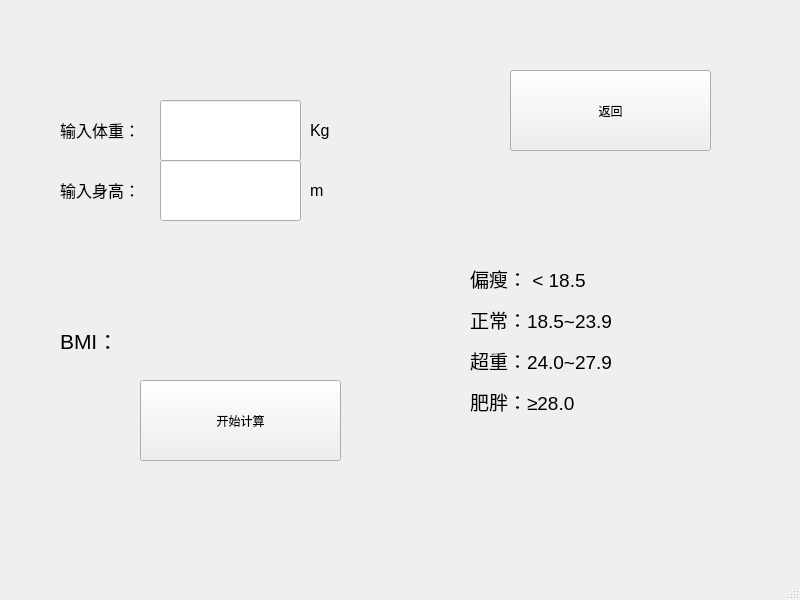
<?xml version="1.0" encoding="UTF-8"?>
<ui version="4.0">
 <class>BMI</class>
 <widget class="QMainWindow" name="BMI">
  <property name="geometry">
   <rect>
    <x>0</x>
    <y>0</y>
    <width>800</width>
    <height>600</height>
   </rect>
  </property>
  <property name="windowTitle">
   <string>MainWindow</string>
  </property>
  <widget class="QWidget" name="centralwidget">
   <widget class="QLabel" name="label">
    <property name="geometry">
     <rect>
      <x>60</x>
      <y>100</y>
      <width>101</width>
      <height>61</height>
     </rect>
    </property>
    <property name="text">
     <string>&lt;html&gt;&lt;head/&gt;&lt;body&gt;&lt;p&gt;&lt;span style=&quot; font-size:12pt;&quot;&gt;输入体重：&lt;/span&gt;&lt;/p&gt;&lt;/body&gt;&lt;/html&gt;</string>
    </property>
   </widget>
   <widget class="QLabel" name="label_2">
    <property name="geometry">
     <rect>
      <x>60</x>
      <y>160</y>
      <width>101</width>
      <height>61</height>
     </rect>
    </property>
    <property name="text">
     <string>&lt;html&gt;&lt;head/&gt;&lt;body&gt;&lt;p&gt;&lt;span style=&quot; font-size:12pt;&quot;&gt;输入身高：&lt;/span&gt;&lt;/p&gt;&lt;/body&gt;&lt;/html&gt;</string>
    </property>
   </widget>
   <widget class="QLineEdit" name="line_wei">
    <property name="geometry">
     <rect>
      <x>160</x>
      <y>100</y>
      <width>141</width>
      <height>61</height>
     </rect>
    </property>
    <property name="styleSheet">
     <string notr="true">font: 14pt &quot;Microsoft YaHei UI&quot;;</string>
    </property>
   </widget>
   <widget class="QLineEdit" name="line_hei">
    <property name="geometry">
     <rect>
      <x>160</x>
      <y>160</y>
      <width>141</width>
      <height>61</height>
     </rect>
    </property>
    <property name="styleSheet">
     <string notr="true">font: 14pt &quot;Microsoft YaHei UI&quot;;</string>
    </property>
   </widget>
   <widget class="QLabel" name="label_3">
    <property name="geometry">
     <rect>
      <x>310</x>
      <y>100</y>
      <width>171</width>
      <height>61</height>
     </rect>
    </property>
    <property name="text">
     <string>&lt;html&gt;&lt;head/&gt;&lt;body&gt;&lt;p&gt;&lt;span style=&quot; font-size:12pt;&quot;&gt;Kg&lt;/span&gt;&lt;/p&gt;&lt;/body&gt;&lt;/html&gt;</string>
    </property>
   </widget>
   <widget class="QLabel" name="label_4">
    <property name="geometry">
     <rect>
      <x>310</x>
      <y>160</y>
      <width>91</width>
      <height>61</height>
     </rect>
    </property>
    <property name="text">
     <string>&lt;html&gt;&lt;head/&gt;&lt;body&gt;&lt;p&gt;&lt;span style=&quot; font-size:12pt;&quot;&gt;m&lt;/span&gt;&lt;/p&gt;&lt;/body&gt;&lt;/html&gt;</string>
    </property>
   </widget>
   <widget class="QLabel" name="label_5">
    <property name="geometry">
     <rect>
      <x>60</x>
      <y>290</y>
      <width>71</width>
      <height>101</height>
     </rect>
    </property>
    <property name="text">
     <string>&lt;html&gt;&lt;head/&gt;&lt;body&gt;&lt;p&gt;&lt;span style=&quot; font-size:16pt;&quot;&gt;BMI：&lt;/span&gt;&lt;/p&gt;&lt;/body&gt;&lt;/html&gt;</string>
    </property>
   </widget>
   <widget class="QLabel" name="label_res">
    <property name="geometry">
     <rect>
      <x>150</x>
      <y>280</y>
      <width>191</width>
      <height>101</height>
     </rect>
    </property>
    <property name="text">
     <string>&lt;html&gt;&lt;head/&gt;&lt;body&gt;&lt;p&gt;&lt;br/&gt;&lt;/p&gt;&lt;/body&gt;&lt;/html&gt;</string>
    </property>
   </widget>
   <widget class="QLabel" name="label_6">
    <property name="geometry">
     <rect>
      <x>470</x>
      <y>240</y>
      <width>241</width>
      <height>201</height>
     </rect>
    </property>
    <property name="text">
     <string>&lt;html&gt;&lt;head/&gt;&lt;body&gt;&lt;p&gt;&lt;span style=&quot; font-size:14pt;&quot;&gt;偏瘦： &amp;lt; 18.5&lt;/span&gt;&lt;/p&gt;&lt;p&gt;&lt;span style=&quot; font-size:14pt;&quot;&gt;正常：18.5~23.9&lt;/span&gt;&lt;/p&gt;&lt;p&gt;&lt;span style=&quot; font-size:14pt;&quot;&gt;超重：24.0~27.9&lt;/span&gt;&lt;/p&gt;&lt;p&gt;&lt;span style=&quot; font-size:14pt;&quot;&gt;肥胖：≥28.0&lt;/span&gt;&lt;/p&gt;&lt;/body&gt;&lt;/html&gt;</string>
    </property>
   </widget>
   <widget class="QPushButton" name="pushButton">
    <property name="geometry">
     <rect>
      <x>140</x>
      <y>380</y>
      <width>201</width>
      <height>81</height>
     </rect>
    </property>
    <property name="styleSheet">
     <string notr="true">font: 22pt &quot;Microsoft YaHei UI&quot;;</string>
    </property>
    <property name="text">
     <string>开始计算</string>
    </property>
   </widget>
   <widget class="QPushButton" name="pushButton_2">
    <property name="geometry">
     <rect>
      <x>510</x>
      <y>70</y>
      <width>201</width>
      <height>81</height>
     </rect>
    </property>
    <property name="styleSheet">
     <string notr="true">font: 22pt &quot;Microsoft YaHei UI&quot;;</string>
    </property>
    <property name="text">
     <string>返回</string>
    </property>
   </widget>
  </widget>
  <widget class="QMenuBar" name="menubar">
   <property name="geometry">
    <rect>
     <x>0</x>
     <y>0</y>
     <width>800</width>
     <height>25</height>
    </rect>
   </property>
  </widget>
  <widget class="QStatusBar" name="statusbar"/>
 </widget>
 <resources/>
 <connections/>
</ui>
